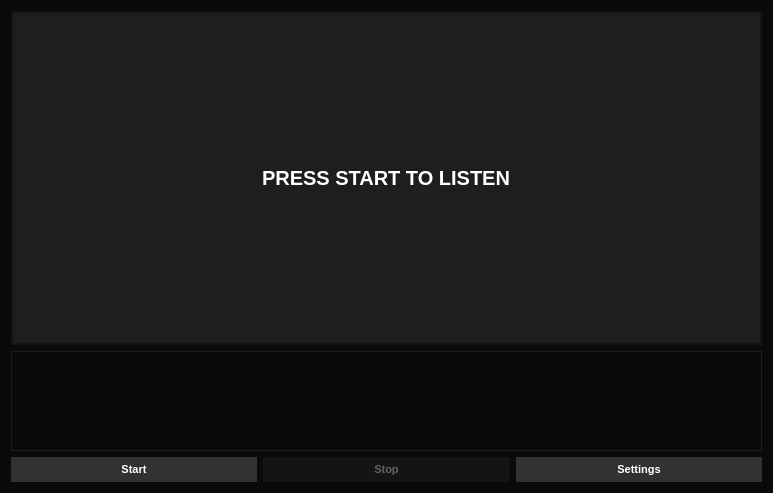
<?xml version="1.0" encoding="UTF-8"?>
<ui version="4.0">
 <class>MainWindow</class>
 <widget class="QMainWindow" name="MainWindow">
  <property name="geometry">
   <rect>
    <x>0</x>
    <y>0</y>
    <width>773</width>
    <height>493</height>
   </rect>
  </property>
  <property name="windowTitle">
   <string>CS:GO Bomb Timer</string>
  </property>
  <property name="styleSheet">
   <string notr="true">background-color: rgb(10, 10, 10);</string>
  </property>
  <widget class="QWidget" name="centralWidget">
   <layout class="QVBoxLayout" name="verticalLayout">
    <item>
     <widget class="QProgressBar" name="progressBar">
      <property name="sizePolicy">
       <sizepolicy hsizetype="Expanding" vsizetype="MinimumExpanding">
        <horstretch>0</horstretch>
        <verstretch>0</verstretch>
       </sizepolicy>
      </property>
      <property name="styleSheet">
       <string notr="true">QProgressBar {
	border: 2px solid;
	border-color: rgb(20, 20,20);
	color: rgb(255, 255, 255);
	width: 20px;
	font:  bold 20px;
}

QProgressBar::chunk{
    background-color: rgb(30, 30, 30);
	width: 1px;
}</string>
      </property>
      <property name="maximum">
       <number>1000</number>
      </property>
      <property name="value">
       <number>1000</number>
      </property>
      <property name="alignment">
       <set>Qt::AlignCenter</set>
      </property>
      <property name="invertedAppearance">
       <bool>false</bool>
      </property>
      <property name="format">
       <string>PRESS START TO LISTEN</string>
      </property>
     </widget>
    </item>
    <item>
     <widget class="QTextBrowser" name="output_field">
      <property name="sizePolicy">
       <sizepolicy hsizetype="Expanding" vsizetype="Preferred">
        <horstretch>0</horstretch>
        <verstretch>0</verstretch>
       </sizepolicy>
      </property>
      <property name="maximumSize">
       <size>
        <width>16777215</width>
        <height>100</height>
       </size>
      </property>
      <property name="styleSheet">
       <string notr="true">QTextBrowser{
color: rgb(255, 255, 255);
border: 1px solid;
border-color: rgb(30, 30, 30);
}</string>
      </property>
      <property name="frameShadow">
       <enum>QFrame::Plain</enum>
      </property>
      <property name="lineWidth">
       <number>0</number>
      </property>
     </widget>
    </item>
    <item>
     <layout class="QHBoxLayout" name="horizontalLayout">
      <item>
       <widget class="QPushButton" name="start_button">
        <property name="sizePolicy">
         <sizepolicy hsizetype="Preferred" vsizetype="Fixed">
          <horstretch>0</horstretch>
          <verstretch>0</verstretch>
         </sizepolicy>
        </property>
        <property name="font">
         <font>
          <pointsize>8</pointsize>
          <weight>75</weight>
          <italic>false</italic>
          <bold>true</bold>
         </font>
        </property>
        <property name="styleSheet">
         <string notr="true">QPushButton
{
background-color: rgb(50, 50, 50);
border-style: outset;
font: bold 8pt;
padding: 6px;
color: white;
}

QPushButton:hover:!pressed
{
  background-color: rgb(70, 70, 70);
}

QPushButton:disabled
{
	background-color: rgb(20, 20, 20);
	color: rgb(100,100,100);
}
</string>
        </property>
        <property name="text">
         <string>Start</string>
        </property>
        <property name="icon">
         <iconset>
          <disabledoff>:/Icons/start_icon_inactive.png</disabledoff>
          <activeoff>:/Icons/start_icon.png</activeoff>
         </iconset>
        </property>
        <property name="iconSize">
         <size>
          <width>12</width>
          <height>12</height>
         </size>
        </property>
       </widget>
      </item>
      <item>
       <widget class="QPushButton" name="stop_button">
        <property name="enabled">
         <bool>false</bool>
        </property>
        <property name="sizePolicy">
         <sizepolicy hsizetype="Preferred" vsizetype="Fixed">
          <horstretch>0</horstretch>
          <verstretch>0</verstretch>
         </sizepolicy>
        </property>
        <property name="font">
         <font>
          <pointsize>8</pointsize>
          <weight>75</weight>
          <italic>false</italic>
          <bold>true</bold>
         </font>
        </property>
        <property name="styleSheet">
         <string notr="true">QPushButton
{
background-color: rgb(50, 50, 50);
border-style: outset;
font: bold 8pt;
padding: 6px;
color: white;
}

QPushButton:hover:!pressed
{
  background-color: rgb(70, 70, 70);
}

QPushButton:disabled
{
	background-color: rgb(20, 20, 20);
	color: rgb(100,100,100);
}
</string>
        </property>
        <property name="text">
         <string>Stop</string>
        </property>
        <property name="icon">
         <iconset resource="icons.qrc">
          <normaloff>:/Icons/stopLog_icon.png</normaloff>
          <disabledoff>:/Icons/stopLog_icon_inactive.png</disabledoff>
          <activeoff>:/Icons/stopLog_icon.png</activeoff>:/Icons/stopLog_icon.png</iconset>
        </property>
        <property name="iconSize">
         <size>
          <width>12</width>
          <height>12</height>
         </size>
        </property>
       </widget>
      </item>
      <item>
       <widget class="QPushButton" name="settings_button">
        <property name="sizePolicy">
         <sizepolicy hsizetype="Preferred" vsizetype="Fixed">
          <horstretch>0</horstretch>
          <verstretch>0</verstretch>
         </sizepolicy>
        </property>
        <property name="font">
         <font>
          <pointsize>8</pointsize>
          <weight>75</weight>
          <italic>false</italic>
          <bold>true</bold>
         </font>
        </property>
        <property name="styleSheet">
         <string notr="true">QPushButton
{
background-color: rgb(50, 50, 50);
border-style: outset;
font: bold 8pt;
padding: 6px;
color: white;
}

QPushButton:hover:!pressed
{
  background-color: rgb(70, 70, 70);
}

QPushButton:disabled
{
	background-color: rgb(20, 20, 20);
	color: rgb(100,100,100);
}
</string>
        </property>
        <property name="text">
         <string>Settings</string>
        </property>
        <property name="icon">
         <iconset resource="icons.qrc">
          <normaloff>:/Icons/options_icon.png</normaloff>
          <disabledoff>:/Icons/options_icon_inactive.png</disabledoff>
          <activeoff>:/Icons/options_icon.png</activeoff>:/Icons/options_icon.png</iconset>
        </property>
        <property name="iconSize">
         <size>
          <width>12</width>
          <height>12</height>
         </size>
        </property>
       </widget>
      </item>
     </layout>
    </item>
   </layout>
  </widget>
 </widget>
 <layoutdefault spacing="6" margin="11"/>
 <resources>
  <include location="icons.qrc"/>
 </resources>
 <connections/>
</ui>
